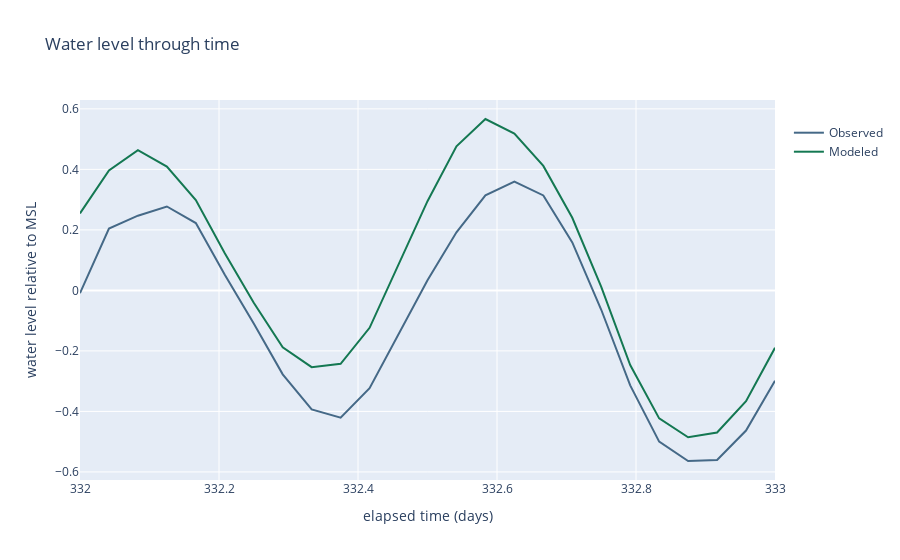
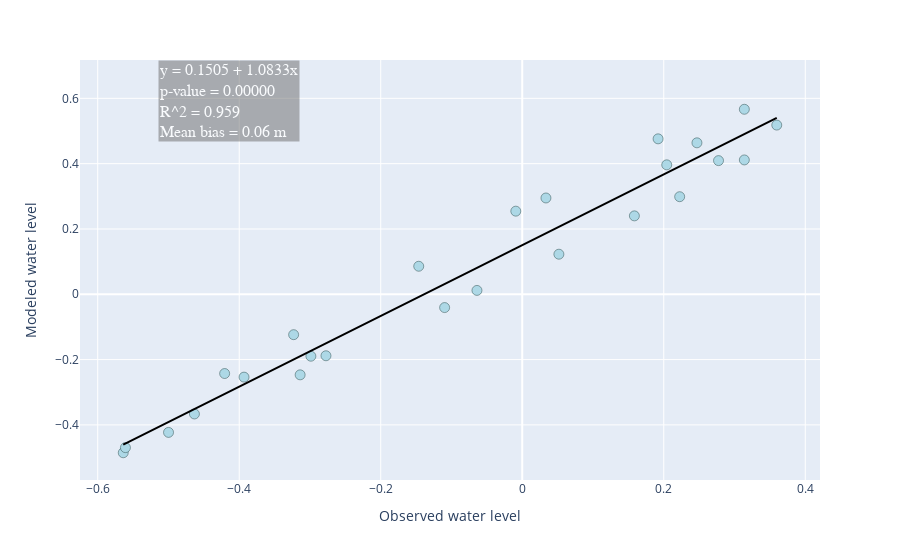

The code cell stored with these charts, in order, in its notebook:
### Code cell
import plotly.express as px
import pandas as pd

# Load paired skill assessment water level output
data = pd.read_csv('C:\\opt\\ofs_dps\\data\\skill\\1d_pair\\cbofs_wl_0204289994_17755_nowcast_pair.int', delim_whitespace=True)
# Time -- days elapsed since January 1 2023
elapsedtime = list(data.iloc[:,0])
# Observed water level
obs_wl = list(data.iloc[:,6])
# Modeled nowcast water level
model_wl = list(data.iloc[:,7])
# Add data to dataframe, get ready for plottin'
df = pd.DataFrame(dict(
    time = elapsedtime, Observed = obs_wl, Modeled = model_wl
))

# DO PLOTS NOW LET'S GO ----->
# Plot water level through time and get it formatted *just right*
fig1 = px.line(df, x="time", y=["Observed", "Modeled"],
             color_discrete_map={
                 "Observed": "#456987",
                 "Modeled": "#147852"
             }, 
              title="Water level through time").update_layout(
    xaxis_title="elapsed time (days)", yaxis_title="water level relative to MSL", legend_title_text=' ')

# Let's see what it looks like
fig1.show()
# Looks great, good job :thumbs up:

# Next plot -- scatter plot of observed vs modeled water level, with skill statistics/metrics included
fig2 = px.scatter(df, x="Observed", y="Modeled", trendline="ols",labels={'Observed': 'Observed water level', 'Modeled':'Modeled water level'},
                 color_discrete_sequence=['lightblue'], trendline_color_override="black")
fig2.update_traces(marker=dict(size=10,line=dict(width=0.5,color='DarkSlateGrey')),
                  selector=dict(mode='markers'))

# Retrieve/calculate skill metrics, oh yeah
model = px.get_trendline_results(fig2)
results = model.iloc[0]["px_fit_results"]
alpha = results.params[0]    #y-intercept of regression line
beta = results.params[1]     #slope of regression line
p_beta = results.pvalues[1]  #p-value (correlation statistical significance)
r_squared = results.rsquared #r-squared correlation coefficient
# Mean bias, difference between model and observations
meanbias = sum(list(set(model_wl) - set(obs_wl)))/len(list(set(model_wl) - set(obs_wl)))

# Make a cool plot annotation showing skill metrics
line1 = 'y = ' + str(round(alpha, 4)) + ' + ' + str(round(beta, 4))+'x'
line2 = 'p-value = ' + '{:.5f}'.format(p_beta)
line3 = 'R^2 = ' + str(round(r_squared, 3))
line4 = 'Mean bias = ' + str(round(meanbias, 2)) + ' m'
summary = line1 + '<br>' + line2 + '<br>' + line3 + '<br>' + line4

# Add the cool annotation to plot showing skill metrics
fig2.add_annotation(
        x=-0.4,
        y=0.5,
        xref="x",
        yref="y",
        text=summary,
        font=dict(
            family="Courier New, monospace",
            size=16,
            color="#ffffff"
            ),
        align="left",
        bgcolor="rgba(100,100,100, 0.6)",
        opacity=0.8
        )

# Let's see it
fig2.show()
# Done for now. Feel free to make your own plots, it's fun!

### Figure 1 — Plotly figure (JSON) as saved in the notebook; plotly's stock layout.template omitted (floating-point values rounded to 4 significant figures)
{"data": [{"hovertemplate": "variable=Observed<br>time=%{x}<br>value=%{y}<extra></extra>", "legendgroup": "Observed", "line": {"color": "#456987", "dash": "solid"}, "marker": {"symbol": "circle"}, "mode": "lines", "name": "Observed", "orientation": "v", "showlegend": true, "type": "scatter", "x": [332, 332.0, 332.1, 332.1, 332.2, 332.2, 332.2, 332.3, 332.3, 332.4, 332.4, 332.5, 332.5, 332.5, 332.6, 332.6, 332.7, 332.7, 332.8, 332.8, 332.8, 332.9, 332.9, 333.0, 333], "xaxis": "x", "y": [-0.0091, 0.2042, 0.2469, 0.2774, 0.2225, 0.0518, -0.1097, -0.2774, -0.3932, -0.4206, -0.3231, -0.1463, 0.0335, 0.192, 0.3139, 0.3597, 0.3139, 0.1585, -0.064, -0.3139, -0.4999, -0.5639, -0.5608, -0.4633, -0.2987], "yaxis": "y"}, {"hovertemplate": "variable=Modeled<br>time=%{x}<br>value=%{y}<extra></extra>", "legendgroup": "Modeled", "line": {"color": "#147852", "dash": "solid"}, "marker": {"symbol": "circle"}, "mode": "lines", "name": "Modeled", "orientation": "v", "showlegend": true, "type": "scatter", "x": [332, 332.0, 332.1, 332.1, 332.2, 332.2, 332.2, 332.3, 332.3, 332.4, 332.4, 332.5, 332.5, 332.5, 332.6, 332.6, 332.7, 332.7, 332.8, 332.8, 332.8, 332.9, 332.9, 333.0, 333], "xaxis": "x", "y": [0.2545, 0.3964, 0.4638, 0.4093, 0.2988, 0.1227, -0.0407, -0.1883, -0.2537, -0.2427, -0.1237, 0.0858, 0.2949, 0.476, 0.5665, 0.5181, 0.4114, 0.2401, 0.0118, -0.2467, -0.423, -0.4853, -0.4696, -0.3665, -0.1897], "yaxis": "y"}], "layout": {"autosize": true, "legend": {"title": {"text": " "}, "tracegroupgap": 0}, "title": {"text": "Water level through time"}, "xaxis": {"anchor": "y", "autorange": true, "domain": [0, 1], "range": [332, 333], "title": {"text": "elapsed time (days)"}, "type": "linear"}, "yaxis": {"anchor": "x", "autorange": true, "domain": [0, 1], "range": [-0.6267, 0.6293], "title": {"text": "water level relative to MSL"}, "type": "linear"}}}

### Figure 2 — Plotly figure (JSON) as saved in the notebook; plotly's stock layout.template omitted (floating-point values rounded to 4 significant figures)
{"data": [{"hovertemplate": "Observed water level=%{x}<br>Modeled water level=%{y}<extra></extra>", "legendgroup": "", "marker": {"color": "lightblue", "line": {"color": "DarkSlateGrey", "width": 0.5}, "size": 10, "symbol": "circle"}, "mode": "markers", "name": "", "orientation": "v", "showlegend": false, "type": "scatter", "x": [-0.0091, 0.2042, 0.2469, 0.2774, 0.2225, 0.0518, -0.1097, -0.2774, -0.3932, -0.4206, -0.3231, -0.1463, 0.0335, 0.192, 0.3139, 0.3597, 0.3139, 0.1585, -0.064, -0.3139, -0.4999, -0.5639, -0.5608, -0.4633, -0.2987], "xaxis": "x", "y": [0.2545, 0.3964, 0.4638, 0.4093, 0.2988, 0.1227, -0.0407, -0.1883, -0.2537, -0.2427, -0.1237, 0.0858, 0.2949, 0.476, 0.5665, 0.5181, 0.4114, 0.2401, 0.0118, -0.2467, -0.423, -0.4853, -0.4696, -0.3665, -0.1897], "yaxis": "y"}, {"hovertemplate": "<b>OLS trendline</b><br>Modeled = 1.08327 * Observed + 0.150486<br>R<sup>2</sup>=0.959288<br><br>Observed water level=%{x}<br>Modeled water level=%{y} <b>(trend)</b><extra></extra>", "legendgroup": "", "line": {"color": "black"}, "marker": {"color": "lightblue", "symbol": "circle"}, "mode": "lines", "name": "", "showlegend": false, "type": "scatter", "x": [-0.5639, -0.5608, -0.4999, -0.4633, -0.4206, -0.3932, -0.3231, -0.3139, -0.2987, -0.2774, -0.1463, -0.1097, -0.064, -0.0091, 0.0335, 0.0518, 0.1585, 0.192, 0.2042, 0.2225, 0.2469, 0.2774, 0.3139, 0.3139, 0.3597], "xaxis": "x", "y": [-0.4604, -0.457, -0.391, -0.3514, -0.3051, -0.2755, -0.1995, -0.1896, -0.1731, -0.15, -0.007997, 0.03165, 0.08116, 0.1406, 0.1868, 0.2066, 0.3222, 0.3585, 0.3717, 0.3915, 0.4179, 0.451, 0.4905, 0.4905, 0.5401], "yaxis": "y"}], "layout": {"annotations": [{"align": "left", "bgcolor": "rgba(100,100,100, 0.6)", "font": {"color": "#ffffff", "family": "Courier New, monospace", "size": 16}, "opacity": 0.8, "text": "y = 0.1505 + 1.0833x<br>p-value = 0.00000<br>R^2 = 0.959<br>Mean bias = 0.06 m", "x": -0.4, "xref": "x", "y": 0.5, "yref": "y"}], "autosize": true, "legend": {"tracegroupgap": 0}, "margin": {"t": 60}, "xaxis": {"anchor": "y", "autorange": true, "domain": [0, 1], "range": [-0.6229, 0.4187], "title": {"text": "Observed water level"}, "type": "linear"}, "yaxis": {"anchor": "x", "autorange": true, "domain": [0, 1], "range": [-0.6158, 1.048], "title": {"text": "Modeled water level"}, "type": "linear"}}}
